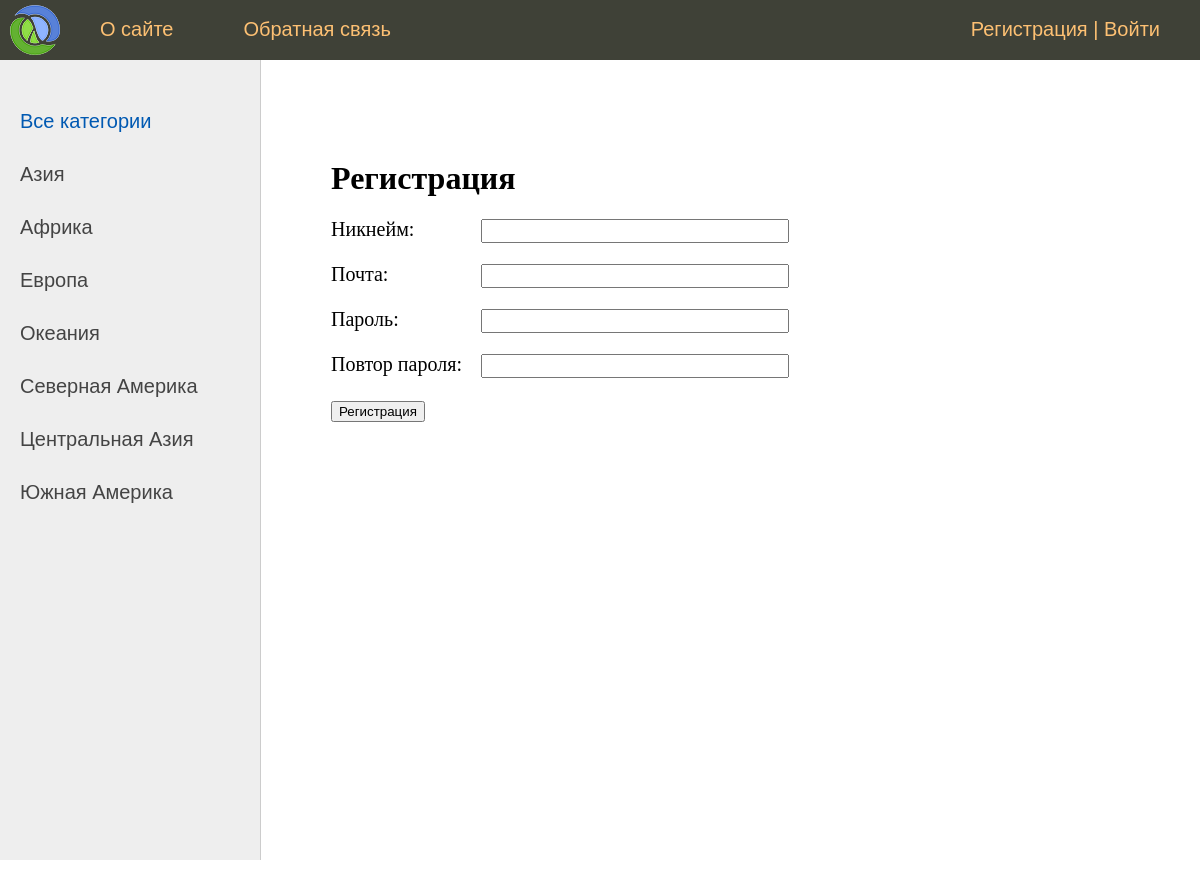
Screenshot of /register/ with the database file from the repository.
### nur/models.py (models this page shows, shortened)
class Category(models.Model):
    name = models.CharField(max_length=100, db_index=True, verbose_name="Категория")
    slug = models.SlugField(max_length=255, unique=True, db_index=True, verbose_name="URL")
    def get_absolute_url(self):
        return reverse('category', kwargs={'cat_slug': self.slug})
    class Meta:
        verbose_name = 'Категория'
        verbose_name_plural = 'Категории'
        ordering = ['id']

### nur/views.py (the view, shortened to what this page needs)
# urls.py: path('register/', RegisterUser.as_view(), name='register'),
class RegisterUser(DataMixin, CreateView):
    form_class = RegisterUserForm
    template_name = 'nur/register.html'
    success_url = reverse_lazy('login')
    def get_context_data(self, *, object_list=None, **kwargs):
        context = super().get_context_data(**kwargs)
        c_def = self.get_user_context(title="Регистрация")
        return dict(list(context.items()) + list(c_def.items()))

### nur/forms.py
class RegisterUserForm(UserCreationForm):
    username = forms.CharField(label='Никнейм', widget=forms.TextInput(attrs={'class': 'form-input'}))
    email = forms.EmailField(label='Почта', widget=forms.EmailInput(attrs={'class': 'form-input'}))
    password1 = forms.CharField(label='Пароль', widget=forms.PasswordInput(attrs={'class': 'form-input'}))
    password2 = forms.CharField(label='Повтор пароля', widget=forms.PasswordInput(attrs={'class': 'form-input'}))
    class Meta:
        model = User
        fields = ('username', 'email', 'password1', 'password2')

### nur/utils.py (called while the page is built)
    def get_user_context(self, **kwargs):
        context = kwargs
        cats = cache.get('cats')
        if not cats:
            cats = Category.objects.annotate(Count('nur'))
            cache.set('cats', cats, 60)
        user_menu = menu.copy()
        if not self.request.user.is_authenticated:
            user_menu.pop(1)
        context['menu'] = user_menu
        context['cats'] = cats
        if 'cat_selected' not in context:
            context['cat_selected'] = 0
        return context

### nur/templates/nur/register.html (shortened to what this page needs)
{% extends 'nur/base.html' %}
{% block content %}
<h1>{{title}}</h1>
<form method="post">
{% for f in form %}
<p><label class="form-label" for="{{ f.id_for_label }}">{{f.label}}: </label>{{ f }}</p>
{% endfor %}
    <button type="submit">Регистрация</button>
</form>
{% endblock %}

### nur/templates/nur/base.html (shortened to what this page needs)
{% load static %}
{% load nur_tags %}
<!DOCTYPE html>
<html>
<head>
    <link type="text/css" href="{% static 'nur/css/styles.css' %}" rel="stylesheet" />
</head>
<body>
<table class="table-page" border=0 cellpadding="0" cellspacing="0">
    <tr><td valign=top>
{% block mainmenu %}
        <div class="header">
			<ul id="mainmenu" class="mainmenu">
			<li class="logo"><a href="{% url 'home' %}"><div class="logo"></div></a></li>
{% for m in menu %}
			<li><a href="{% url m.url_name %}">{{m.title}}</a></li>
{% endfor %}
			{% if request.user.is_authenticated %}
			<li class="last"> {{user.username}} | <a href="{% url 'logout' %}">Выйти</a> </li>
			{% else %}
			<li class="last"><a href="{% url 'register' %}">Регистрация</a> | <a href="{% url 'login' %}">Войти</a></li>
			{% endif %}
			</ul>
		</div>
{% endblock mainmenu %}
<table class="table-content" border=0 cellpadding="0" cellspacing="0">
<tr>
	<td valign="top" class="left-chapters">
	<ul id="leftchapters">
{% if cat_selected == 0 %}
		<li class="selected">Все категории</li>
{% else %}
		<li><a href="{% url 'home' %}">Все категории</a></li>
{% endif %}
{% for c in cats %}
{% if c.nur__count > 0 %}
		{% if c.pk == cat_selected %}
			<li class="selected">{{c.name}}</li>
		{% else %}
			<li><a href="{{ c.get_absolute_url }}">{{c.name}}</a></li>
		{% endif %}
{% endif %}
{% endfor %}
	</ul>
</td>
<td valign="top" class="content">
	<div class="content-text">
{% block content %}
{% endblock %}
	</div>
</td></tr></table>
</td></tr>
</table>
</body>
</html>

### nur/static/nur/css/styles.css (style rules this page uses)
html, body { font-family: 'Arial'; margin: 0; padding: 0; height: 100%; width: 100%; color: #444; }
a { color: #0059b2; text-decoration: none; }
.table-page { width: 100%; height: 100%; vertical-align: top; }
.table-page tr { height: 100%; }
.header { background: #3F4137; height: 60px; }
.logo { background: url('../images/logo.png') no-repeat 10px 5px; width: 70px; height: 60px; }
ul.mainmenu { list-style: none; margin: 0; padding: 0; height: 60px; color: #fdc073; font-size: 20px; overflow: hidden; }
ul.mainmenu li { float: left; margin: 18px 40px 0 30px; }
ul.mainmenu li.logo { margin: 0; }
ul.mainmenu li.last { float: right; }
ul.mainmenu li a { color: #fdc073; text-decoration: none; }
.table-content { width: 100%; min-height: 100%; height: 100%; }
.left-chapters { margin: 0; background: #eee; border-right: 1px solid #ccc; min-height: 100%; }
.left-chapters ul { width: 230px; min-height: 100%; margin: 0; padding: 20px 10px 10px 20px; list-style: none; font-size: 20px; }
.left-chapters ul li { margin: 30px 0 0 0; color: #999; }
.left-chapters ul li.selected { color: #0059b2; }
.left-chapters ul li a { color: #444; text-decoration: none; }
.content { padding: 40px 20px 20px 40px; width: 100%; box-sizing: border-box; }
.content-text { margin: 60px 0 0 30px; color: #000; font-size: 20px; font-family: Yandex Sans Display Light; }
.content-text h1 { font-size: 32px; }
.form-input { width: 300px; font-size: 16px; }
.form-label { display: inline-block; min-width: 150px; vertical-align: top; }

### rows the page displays
Category: name "Азия"
Category: name "Африка"
Category: name "Европа"
Category: name "Океания"
Category: name "Северная Америка"
Category: name "Центральная Азия"
Category: name "Южная Америка"

### other values shown
{{ m.title }} "О сайте" "Обратная связь"
{{ title }} "Регистрация"
{{ f.label }} "Никнейм" "Почта" "Пароль" "Повтор пароля"
